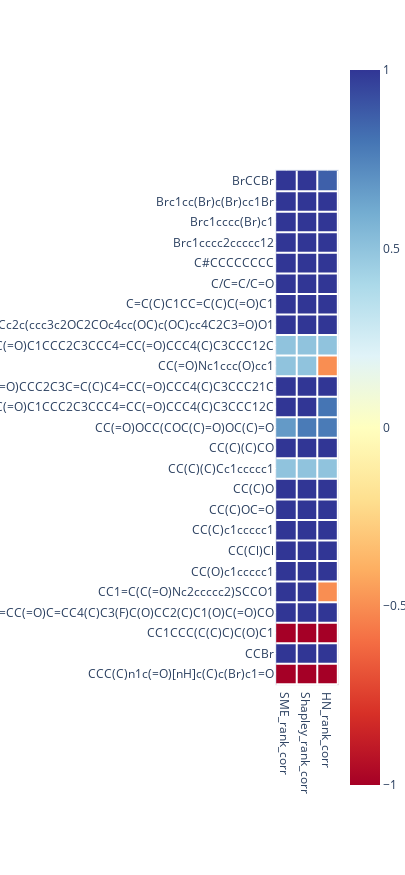

Write notebook code for a chart like this one.
### Code cell
hm = df[["SME_rank_corr", "Shapley_rank_corr", "HN_rank_corr"]].iloc[:25]

cell_size = 35
row_title_width = 300
width = cell_size*len(hm.columns) + row_title_width
height = cell_size*len(hm.index)

fig = px.imshow(hm, width=width, height=height, y=df.smiles.iloc[:25], color_continuous_scale='RdYlBu')

for i in range(len(hm.columns)):
    fig.add_shape(type="line", x0=0.5 + i, y0=-0.5, x1=0.5 + i, y1=len(hm.index) - 0.5, line=dict(color="white", width=2))

for i in range(len(hm.index)):
    fig.add_shape(type="line", x0=-0.5, y0=0.5 + i, x1=len(hm.columns) - 0.5, y1=0.5 + i, line=dict(color="white", width=2))

fig.show()

### Figure 1 — Plotly figure (JSON) as saved in the notebook; plotly's stock layout.template omitted (floating-point values rounded to 4 significant figures)
{"data": [{"coloraxis": "coloraxis", "hovertemplate": "x: %{x}<br>y: %{y}<br>color: %{z}<extra></extra>", "name": "0", "type": "heatmap", "x": ["SME_rank_corr", "Shapley_rank_corr", "HN_rank_corr"], "xaxis": "x", "y": ["BrCCBr", "Brc1cc(Br)c(Br)cc1Br", "Brc1cccc(Br)c1", "Brc1cccc2ccccc12", "C#CCCCCCCC", "C/C=C/C=O", "C=C(C)C1CC=C(C)C(=O)C1", "C=C(C)C1Cc2c(ccc3c2OC2COc4cc(OC)c(OC)cc4C2C3=O)O1", "CC(=O)C1CCC2C3CCC4=CC(=O)CCC4(C)C3CCC12C", "CC(=O)Nc1ccc(O)cc1", "CC(=O)OC1(C(C)=O)CCC2C3C=C(C)C4=CC(=O)CCC4(C)C3CCC21C", "CC(=O)OCC(=O)C1CCC2C3CCC4=CC(=O)CCC4(C)C3CCC12C", "CC(=O)OCC(COC(C)=O)OC(C)=O", "CC(C)(C)CO", "CC(C)(C)Cc1ccccc1", "CC(C)O", "CC(C)OC=O", "CC(C)c1ccccc1", "CC(Cl)Cl", "CC(O)c1ccccc1", "CC1=C(C(=O)Nc2ccccc2)SCCO1", "CC1CC2C3CC(F)C4=CC(=O)C=CC4(C)C3(F)C(O)CC2(C)C1(O)C(=O)CO", "CC1CCC(C(C)C)C(O)C1", "CCBr", "CCC(C)n1c(=O)[nH]c(C)c(Br)c1=O"], "yaxis": "y", "z": [[1, 1, 0.866], [1, 1, 1], [1, 1, 1], [1, 1, 1], [1, 1, 1], [1, 1, 1], [1, 1, 1], [1, 1, 1], [0.5, 0.5, 0.5], [0.5, 0.5, -0.5], [1, 1, 1], [1, 1, 0.8], [0.6667, 0.7778, 0.7778], [1, 1, 1], [0.5, 0.5, 0.5], [1, 1, 1], [1, 1, 1], [1, 1, 1], [1, 1, 1], [1, 1, 1], [1, 1, -0.5], [1, 1, 1], [-1, -1, -1], [1, 1, 1], [-1, -1, -1]]}], "layout": {"coloraxis": {"colorscale": [[0, "rgb(165,0,38)"], [0.1, "rgb(215,48,39)"], [0.2, "rgb(244,109,67)"], [0.3, "rgb(253,174,97)"], [0.4, "rgb(254,224,144)"], [0.5, "rgb(255,255,191)"], [0.6, "rgb(224,243,248)"], [0.7, "rgb(171,217,233)"], [0.8, "rgb(116,173,209)"], [0.9, "rgb(69,117,180)"], [1, "rgb(49,54,149)"]]}, "height": 875, "margin": {"t": 60}, "shapes": [{"line": {"color": "white", "width": 2}, "type": "line", "x0": 0.5, "x1": 0.5, "y0": -0.5, "y1": 24.5}, {"line": {"color": "white", "width": 2}, "type": "line", "x0": 1.5, "x1": 1.5, "y0": -0.5, "y1": 24.5}, {"line": {"color": "white", "width": 2}, "type": "line", "x0": 2.5, "x1": 2.5, "y0": -0.5, "y1": 24.5}, {"line": {"color": "white", "width": 2}, "type": "line", "x0": -0.5, "x1": 2.5, "y0": 0.5, "y1": 0.5}, {"line": {"color": "white", "width": 2}, "type": "line", "x0": -0.5, "x1": 2.5, "y0": 1.5, "y1": 1.5}, {"line": {"color": "white", "width": 2}, "type": "line", "x0": -0.5, "x1": 2.5, "y0": 2.5, "y1": 2.5}, {"line": {"color": "white", "width": 2}, "type": "line", "x0": -0.5, "x1": 2.5, "y0": 3.5, "y1": 3.5}, {"line": {"color": "white", "width": 2}, "type": "line", "x0": -0.5, "x1": 2.5, "y0": 4.5, "y1": 4.5}, {"line": {"color": "white", "width": 2}, "type": "line", "x0": -0.5, "x1": 2.5, "y0": 5.5, "y1": 5.5}, {"line": {"color": "white", "width": 2}, "type": "line", "x0": -0.5, "x1": 2.5, "y0": 6.5, "y1": 6.5}, {"line": {"color": "white", "width": 2}, "type": "line", "x0": -0.5, "x1": 2.5, "y0": 7.5, "y1": 7.5}, {"line": {"color": "white", "width": 2}, "type": "line", "x0": -0.5, "x1": 2.5, "y0": 8.5, "y1": 8.5}, {"line": {"color": "white", "width": 2}, "type": "line", "x0": -0.5, "x1": 2.5, "y0": 9.5, "y1": 9.5}, {"line": {"color": "white", "width": 2}, "type": "line", "x0": -0.5, "x1": 2.5, "y0": 10.5, "y1": 10.5}, {"line": {"color": "white", "width": 2}, "type": "line", "x0": -0.5, "x1": 2.5, "y0": 11.5, "y1": 11.5}, {"line": {"color": "white", "width": 2}, "type": "line", "x0": -0.5, "x1": 2.5, "y0": 12.5, "y1": 12.5}, {"line": {"color": "white", "width": 2}, "type": "line", "x0": -0.5, "x1": 2.5, "y0": 13.5, "y1": 13.5}, {"line": {"color": "white", "width": 2}, "type": "line", "x0": -0.5, "x1": 2.5, "y0": 14.5, "y1": 14.5}, {"line": {"color": "white", "width": 2}, "type": "line", "x0": -0.5, "x1": 2.5, "y0": 15.5, "y1": 15.5}, {"line": {"color": "white", "width": 2}, "type": "line", "x0": -0.5, "x1": 2.5, "y0": 16.5, "y1": 16.5}, {"line": {"color": "white", "width": 2}, "type": "line", "x0": -0.5, "x1": 2.5, "y0": 17.5, "y1": 17.5}, {"line": {"color": "white", "width": 2}, "type": "line", "x0": -0.5, "x1": 2.5, "y0": 18.5, "y1": 18.5}, {"line": {"color": "white", "width": 2}, "type": "line", "x0": -0.5, "x1": 2.5, "y0": 19.5, "y1": 19.5}, {"line": {"color": "white", "width": 2}, "type": "line", "x0": -0.5, "x1": 2.5, "y0": 20.5, "y1": 20.5}, {"line": {"color": "white", "width": 2}, "type": "line", "x0": -0.5, "x1": 2.5, "y0": 21.5, "y1": 21.5}, {"line": {"color": "white", "width": 2}, "type": "line", "x0": -0.5, "x1": 2.5, "y0": 22.5, "y1": 22.5}, {"line": {"color": "white", "width": 2}, "type": "line", "x0": -0.5, "x1": 2.5, "y0": 23.5, "y1": 23.5}, {"line": {"color": "white", "width": 2}, "type": "line", "x0": -0.5, "x1": 2.5, "y0": 24.5, "y1": 24.5}], "width": 405, "xaxis": {"anchor": "y", "autorange": true, "constrain": "domain", "domain": [2.557e-05, 1.0], "range": [-0.5484, 2.548], "scaleanchor": "y", "type": "category"}, "yaxis": {"anchor": "x", "autorange": true, "constrain": "domain", "domain": [0.1472, 0.8528], "range": [24.55, -0.5484], "type": "category"}}}
